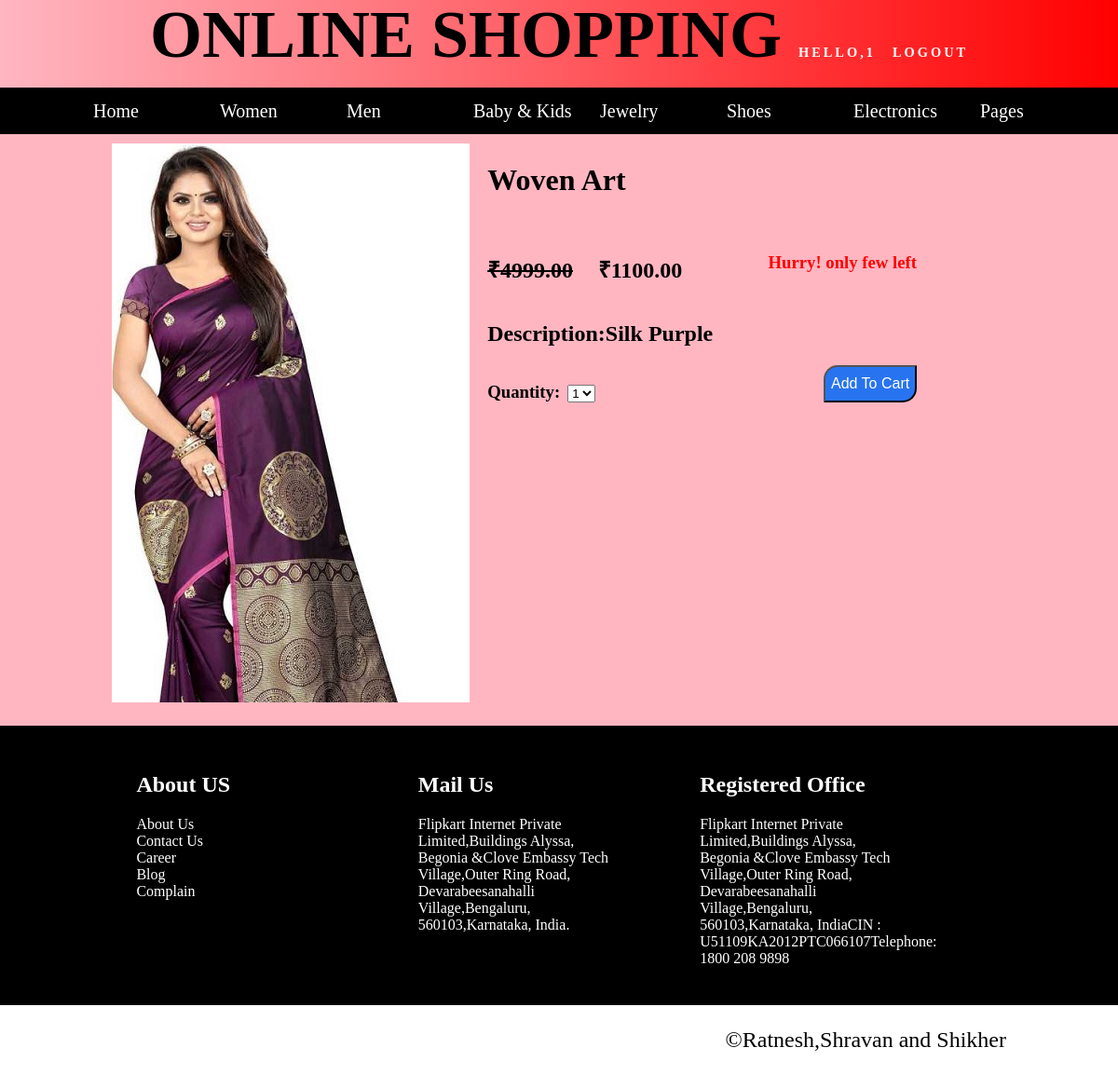
Page /loggedin/detail/1 (signed in) on the committed database.
### online/models.py (models this page shows, shortened)
class Product(models.Model):
    supercategory = models.ForeignKey(Supercategory, related_name='categories2', on_delete=models.CASCADE)
    super=models.SlugField(max_length=100, db_index=True)
    category = models.ForeignKey(Category, related_name='products', on_delete=models.CASCADE)
    name = models.CharField(max_length=100, db_index=True)
    slug = models.SlugField(max_length=100, db_index=True)
    description = models.TextField(blank=True)
    price = models.DecimalField(max_digits=10, decimal_places=2)
    available = models.BooleanField(default=True)
    stock = models.PositiveIntegerField()
    created_at = models.DateTimeField(auto_now_add=True)
    updated_at = models.DateTimeField(auto_now=True)
    image = models.FileField(upload_to='products/%Y/%m/%d', blank=True)
    discount = models.PositiveIntegerField(default=0,blank=True)
    class Meta:
        ordering = ('name', )

### loggedin/views.py (the view)
# urls.py: url(r'^detail/(?P<id>\d+)$', views.product_det, name='product_det'),
def product_det(request,id):
    try:
        if request.session['userid']:
            products = get_object_or_404(Product, id=id)
            categories = Category.objects.all()
            price=products.price - (products.price * products.discount)//100
            return render(request, 'product_det.html', {'product':products,'categories':categories,'price':price,'userid':request.session['userid']})
    except KeyError:
        pass

### loggedin/templates/product_det.html (shortened to what this page needs)
<!DOCTYPE html>
<html lang="en">
<head>
    {% load static %}
	<link rel="stylesheet" type="text/css" href="{% static 'font\css\all.css' %}">
</head>
<body onload="slide()">
    <div id="main">
		<div id="header">
			<a href="#" onclick="display()" style="text-decoration: none;font-size: 1.2vw;color: white;letter-spacing: 3px;">Hello,{{userid}}</a>
			<a href="{% url 'loggedin:logout' %}" style="text-decoration: none;font-size: 1.2vw;color: white;letter-spacing: 3px;">logout</a>
		</div>
		<div id="nav-bar">
			<div class="menu">
			<ul>
				<li><a href="{% url 'loggedin:adminhome' %}">Home</a></li>
				<li><a href="">Women</a>
					</li>
				<li><a href="">Men</a>
					</li>
				<li><a href="">Baby & Kids</a>
					</li>
				<li><a href="">Jewelry</a>
					</li>
				<li><a href="">Shoes</a>
					 </li>
					<li><a href="">Electronics</a>
					</li>
				<li><a href="#">Pages</a>
					 </li>
			</ul>
		</div>
		</div>
		<div style="height: 600px;width: 80%;margin: 10px auto;">
			<div style="float:left;background: url('{{ product.image.url}} ');background-size: cover;background-repeat:no-repeat;width: 40%;height:100%"></div>
			<div style="float: left;height: 100%;width: 48%;margin-left: 2%">
				<h1>{{ product.name }}</h1><br/>
				{% if product.price == price %}
				<h2>&#8377;{{ product.price }}</h2><br/>
				{% else %}
				<h2 style="display:inline-block"><strike>&#8377;{{ product.price }}</strike></h2>
				<h2 style="display:inline-block;margin-left:5%">&#8377;{{ price }}</h2>
				{% endif %}
				{% if product.stock <= 2 %}
				<h3 style="display:inline-block;color:red;margin-left:5%;float:right">Hurry! only few left</h3>
				{% endif %}
				<h2>Description:{{ product.description }}</h2>
				<form action="{% url 'loggedin:cart_add' product.id %}" method="post">
					<h3 style="display: inline-block;">Quantity:</h3>&nbsp;
					<select name="quantity">
						{% for i in "x"|ljust:"10" %}
					{% if forloop.counter <= product.stock %}
						<option value="{{ forloop.counter }}">{{ forloop.counter }}</option>
						{% else %}
						{{ break }}
					{% endif %}
				{% endfor %}
					</select>
					<input type="submit" value="Add To Cart" style="color:white;width: 100px;font-size: 16px;border-radius: 15px 0px 15px 0px;background-color: #2874f0;float: right;">
				</form></div>
		</div>
	<div id="footer" style="color: white">
		<div id="allpart">
		<div class="part">
			<h2>About US</h2>
				<a href="" style="color: white;text-decoration: none;">About Us</a><br>
				<a href="" style="color: white;text-decoration: none;">Contact Us</a><br>
				<a href="" style="color: white;text-decoration: none;">Career</a><br>
				<a href="" style="color: white;text-decoration: none;">Blog</a><br>
				<a href="" style="color: white;text-decoration: none;">Complain</a><br>
		</div>
		<div class="part">
			<h2>Mail Us</h2>
			Flipkart Internet Private Limited,Buildings Alyssa, Begonia &Clove Embassy Tech Village,Outer Ring Road, Devarabeesanahalli Village,Bengaluru, 560103,Karnataka, India.</div>
		<div class="part">
			<h2>Registered Office</h2>
			Flipkart Internet Private Limited,Buildings Alyssa, Begonia &Clove Embassy Tech Village,Outer Ring Road, Devarabeesanahalli Village,Bengaluru, 560103,Karnataka, IndiaCIN : U51109KA2012PTC066107Telephone: 1800 208 9898
		</div>
	</div>
</div>
		<p style="float: right;margin-right: 10%;font-size: 2vw">&copy;Ratnesh,Shravan and Shikher</p>
</div>
</body>
</html>

### loggedin/templates/product_det.html (style rules this page uses)
body { margin: 0px; align-items: center; align-content: center; box-sizing: border-box; }
#main { min-height: 1000px; width:100%; background-color:lightpink; //border:1px solid; }
#header { min-height:75px; width: 100%; //background-color: white; line-height: 75px; font-size: 6vw; font-weight: bold; text-align: center; text-transform: uppercase; //color: linear-gradient(to right,red,yellow); background-image: linear-gradient(to right, rgba(255,0,0,0), rgba(255,0,0,1)); }
#nav-bar { min-height:50px; width: 100%; background-color: black; //padding-left: 5%; }
ul { list-style-type: none; margin: 0px; margin-left: 5%; }
ul li { display: inline-block; height:100%; width: 12%; }
ul li a { text-decoration: none; margin: 0px; color: white; line-height: 50px; font-size: 20px; text-align: center; }
#footer { margin-top: 25px; min-height: 300px; width: 100%; background-color: black; }
#allpart { height: 250px; width: 90%; margin: 0px auto; //border: 1px solid white; }
.part { height: 200px; width: 20%; margin-left: 8%; margin-top: 30px; //border: 1px solid white; float: left; }
input[type="submit"] { height:40px; width: 100%; background-color: lightgreen; font-size: 20px; }

### rows in the picture
Product: image (picture), name "Woven Art", price "4999.00", description "Silk Purple", quantity "1"

### other values in the picture
{{ userid }} "1"
{{ price }} "1100.00"
